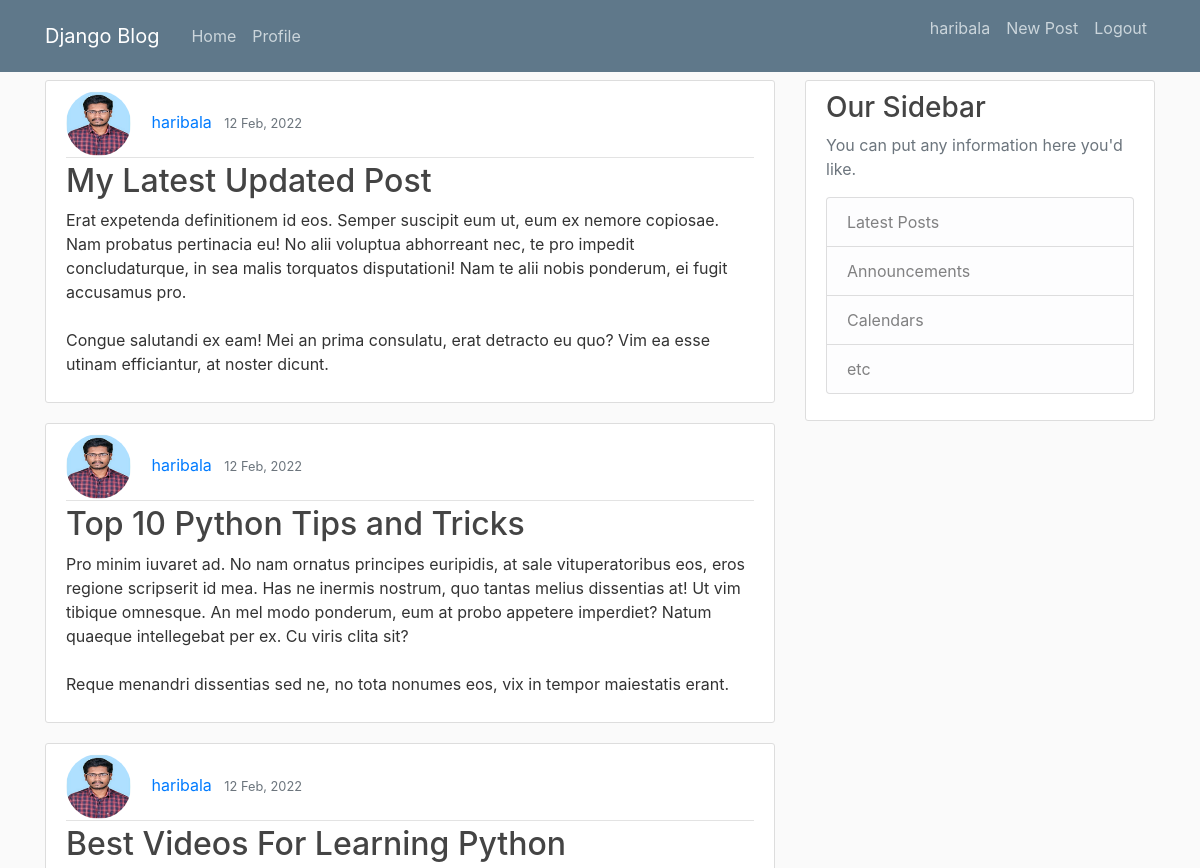
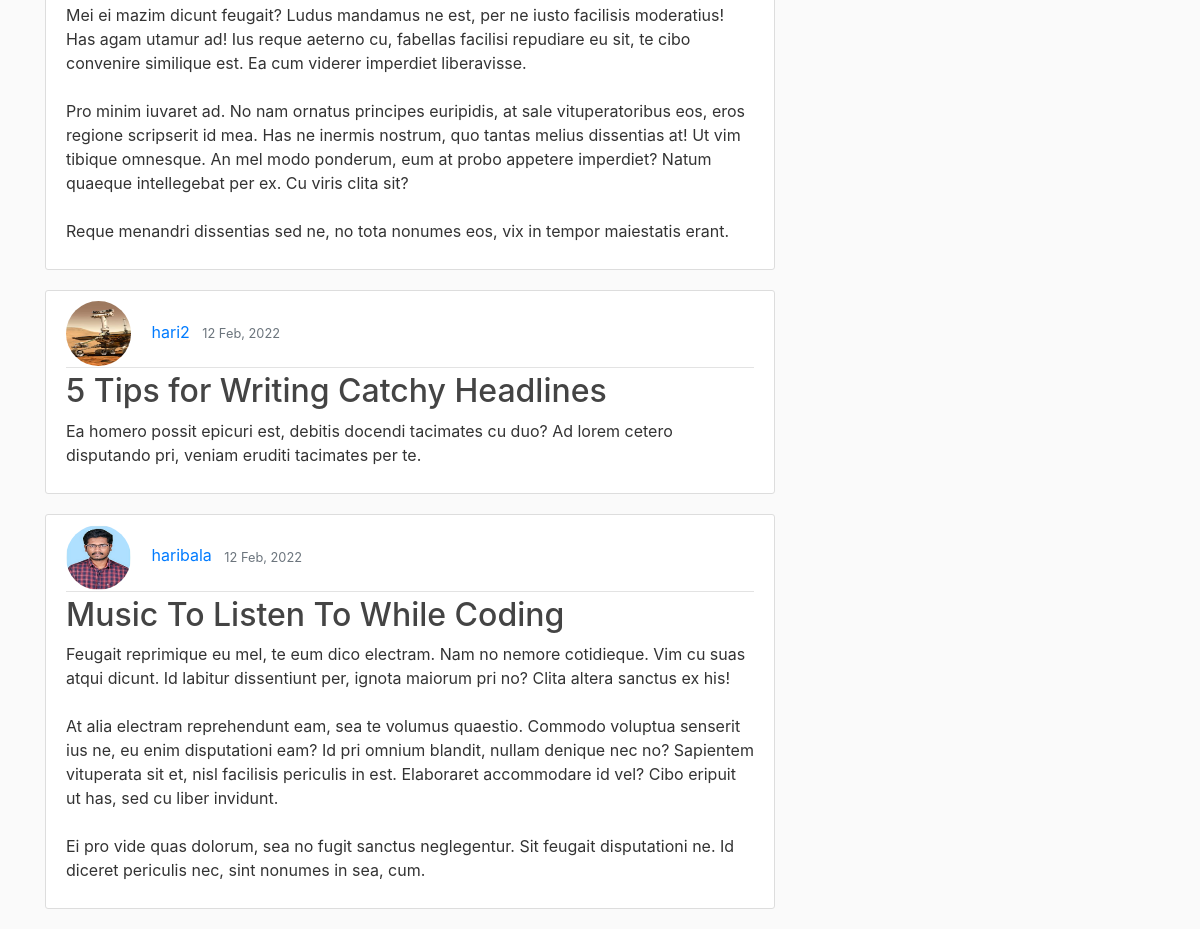
The app's page / (signed in), older data (2 pictures, top to bottom).
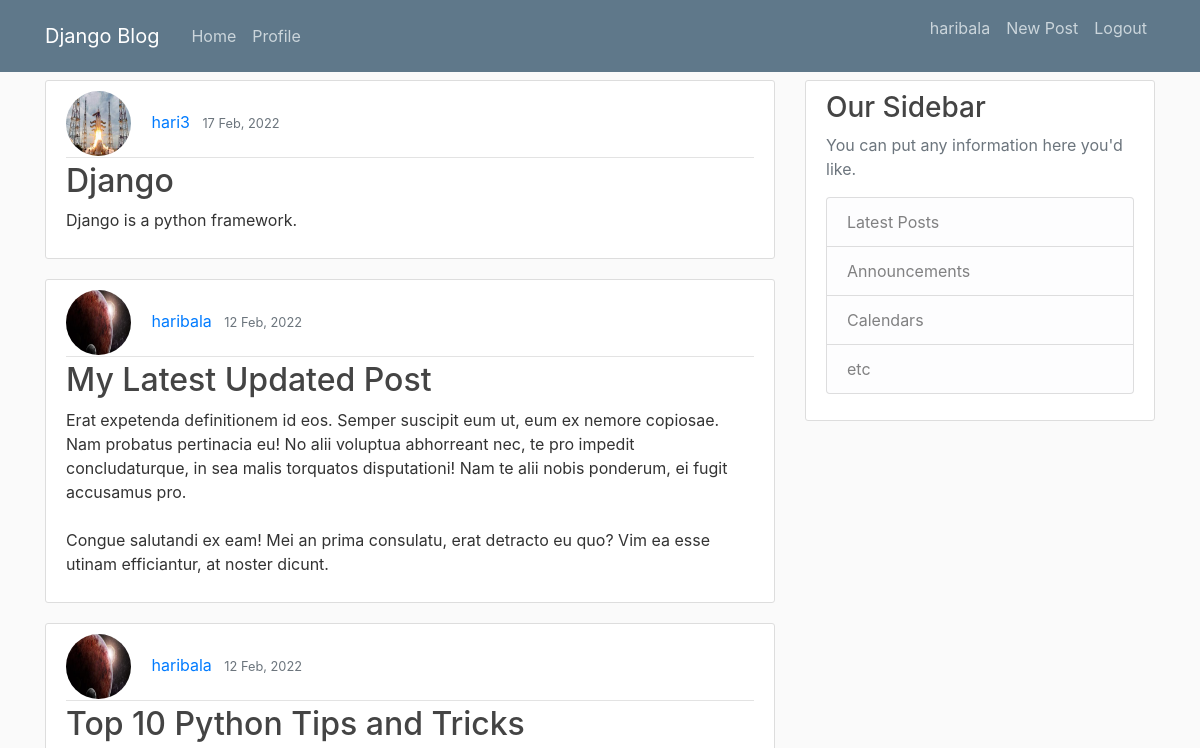
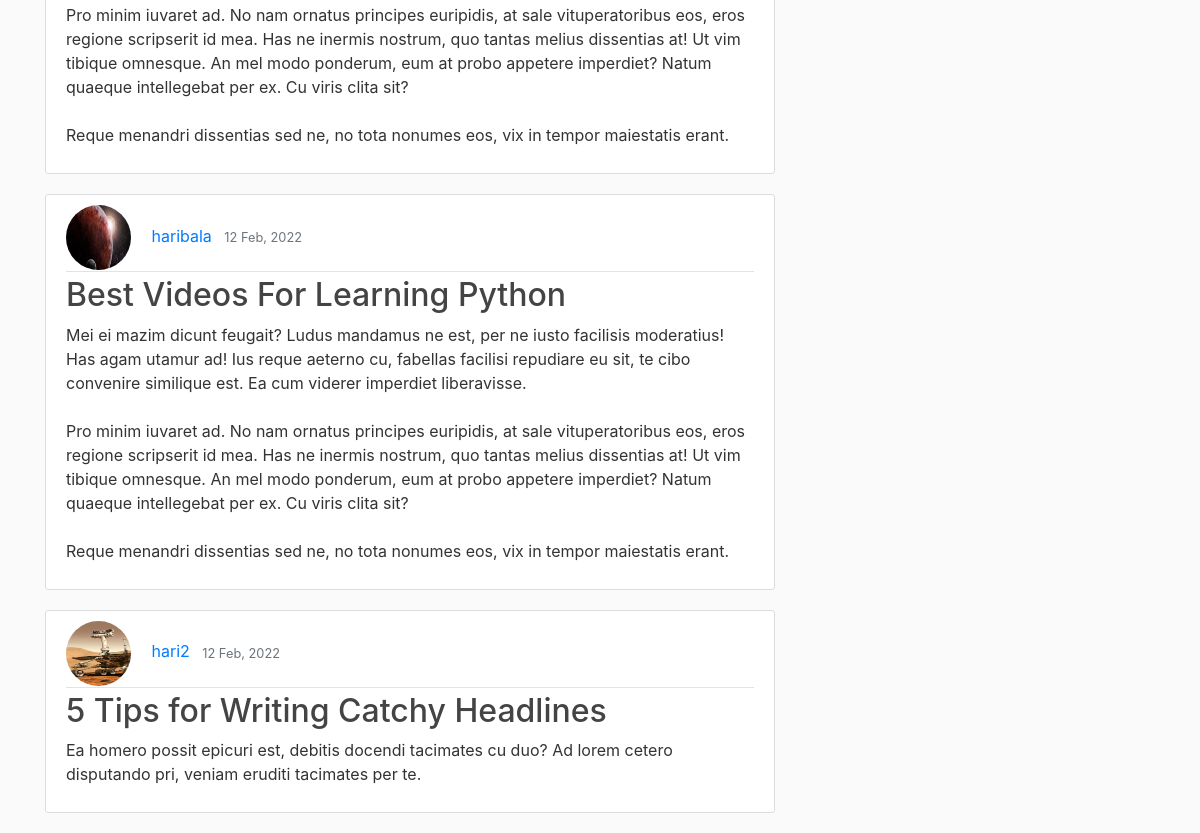
The same page, newer data (2 pictures, top to bottom).
### blog/models.py (models this page shows, shortened)
class Post(models.Model):
    title = models.CharField(max_length=25)
    content = models.TextField()
    date_posted = models.DateTimeField(default=timezone.now)
    author = models.ForeignKey(User, on_delete=models.CASCADE, null=True)

class Profile(models.Model):
    user = models.OneToOneField(User, on_delete=models.CASCADE, null=True)
    image = models.ImageField(default = 'default.jpg', upload_to = "profile_pics")

### blog/views.py (the view)
# urls.py: path('', HomeList.as_view(), name = 'blog-home'),
class HomeList(LoginRequiredMixin,ListView):
    model = Post
    template_name = 'blog/home.html'
    context_object_name = 'posts'
    ordering = ['-date_posted']
    paginate_by = 5

### blog/templates/blog/home.html
{% extends "blog/base.html" %}
{% block content %}
    {% for post in posts %}
        <article class="media content-section">
          <div class="media-body">
            <div class="article-metadata">
              <img class="rounded-circle article-img" src="{{post.author.profile.image.url}}">
              <a class="mr-2" href="#">{{ post.author }}</a>
              <small class="text-muted">{{ post.date_posted|date:"d M, Y"}}</small>
            </div>
            <h2><a class="article-title" href="#">{{ post.title }}</a></h2>
            <p class="article-content">{{ post.content }}</p>
          </div>
        </article>
    {% endfor %}
{% endblock content %}

Row changes from the older to the newer data that the page shows:
no longer on this page (row unchanged): Post: author.profile.image (picture), author "haribala", date_posted "12 Feb, 2022", title "Music To Listen To While Coding", content "Feugait reprimique eu mel, te eum dico electram. Nam no nemore cotidieque. Vim cu suas atqui dicunt. Id labitur dissentiunt per, ignota maiorum pri no? Clita altera sanctus ex his! At alia electram reprehendunt eam, sea te volumus quaestio. Commodo voluptua senserit ius ne, eu enim disputationi eam? Id pri omnium blandit, nullam denique nec no? Sapientem vituperata sit et, nisl facilisis periculis in est. Elaboraret accommodare id vel? Cibo eripuit ut has, sed cu liber invidunt. Ei pro vide quas dolorum, sea no fugit sanctus neglegentur. Sit feugait disputationi ne. Id diceret periculis nec, sint nonumes in sea, cum."
added Post: author.profile.image (picture), author "hari3", date_posted "17 Feb, 2022", title "Django", content "Django is a python framework."
changed through a linked row, Post "My Latest Updated Post": author.profile.image: a different picture
changed through a linked row, Post "Top 10 Python Tips and Tricks": author.profile.image: a different picture
changed through a linked row, Post "Best Videos For Learning Python": author.profile.image: a different picture
